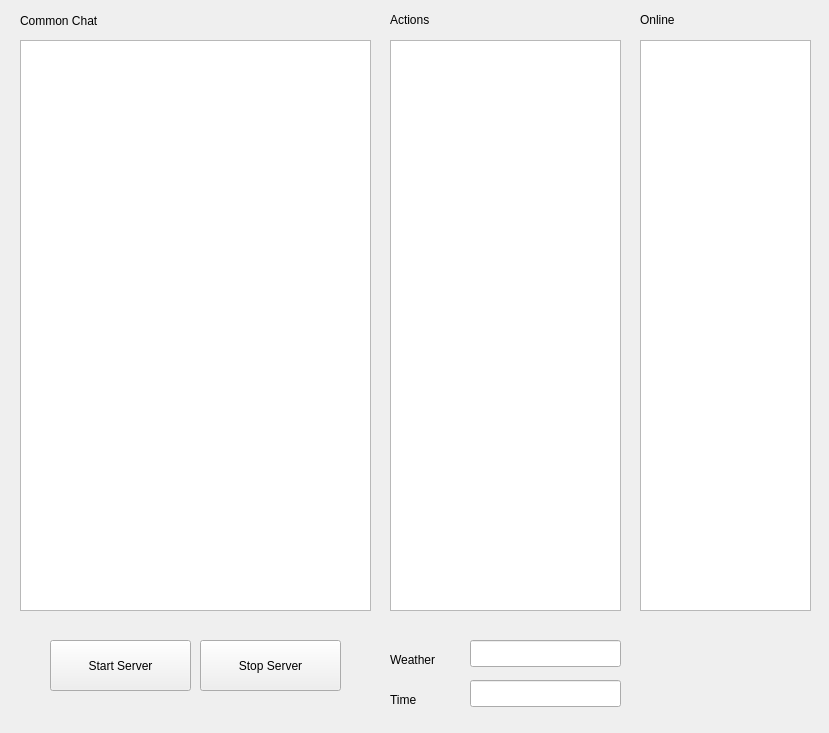
<?xml version="1.0" encoding="UTF-8"?>
<ui version="4.0">
 <class>ServerMainWindow</class>
 <widget class="QWidget" name="ServerMainWindow">
  <property name="geometry">
   <rect>
    <x>0</x>
    <y>0</y>
    <width>829</width>
    <height>733</height>
   </rect>
  </property>
  <property name="windowTitle">
   <string>Bugra Chat App Server</string>
  </property>
  <widget class="QListWidget" name="CommonChatListWidget">
   <property name="geometry">
    <rect>
     <x>20</x>
     <y>40</y>
     <width>351</width>
     <height>571</height>
    </rect>
   </property>
  </widget>
  <widget class="QListWidget" name="ActionListWidget">
   <property name="geometry">
    <rect>
     <x>390</x>
     <y>40</y>
     <width>231</width>
     <height>571</height>
    </rect>
   </property>
  </widget>
  <widget class="QListView" name="OnlineListWidget">
   <property name="geometry">
    <rect>
     <x>640</x>
     <y>40</y>
     <width>171</width>
     <height>571</height>
    </rect>
   </property>
  </widget>
  <widget class="QLabel" name="commonChatLabel">
   <property name="geometry">
    <rect>
     <x>20</x>
     <y>10</y>
     <width>101</width>
     <height>21</height>
    </rect>
   </property>
   <property name="text">
    <string>Common Chat</string>
   </property>
   <property name="textFormat">
    <enum>Qt::AutoText</enum>
   </property>
  </widget>
  <widget class="QLabel" name="OnlineLabel">
   <property name="geometry">
    <rect>
     <x>640</x>
     <y>10</y>
     <width>67</width>
     <height>19</height>
    </rect>
   </property>
   <property name="text">
    <string>Online</string>
   </property>
  </widget>
  <widget class="QLabel" name="ActionsLabel">
   <property name="geometry">
    <rect>
     <x>390</x>
     <y>10</y>
     <width>67</width>
     <height>19</height>
    </rect>
   </property>
   <property name="text">
    <string>Actions</string>
   </property>
  </widget>
  <widget class="QLabel" name="WeatherLabel">
   <property name="geometry">
    <rect>
     <x>390</x>
     <y>650</y>
     <width>67</width>
     <height>19</height>
    </rect>
   </property>
   <property name="text">
    <string>Weather</string>
   </property>
  </widget>
  <widget class="QLabel" name="TimeLabel">
   <property name="geometry">
    <rect>
     <x>390</x>
     <y>690</y>
     <width>67</width>
     <height>19</height>
    </rect>
   </property>
   <property name="text">
    <string>Time</string>
   </property>
  </widget>
  <widget class="QPushButton" name="StartServerButton">
   <property name="geometry">
    <rect>
     <x>50</x>
     <y>640</y>
     <width>141</width>
     <height>51</height>
    </rect>
   </property>
   <property name="text">
    <string>Start Server</string>
   </property>
  </widget>
  <widget class="QPushButton" name="StopServerButton">
   <property name="geometry">
    <rect>
     <x>200</x>
     <y>640</y>
     <width>141</width>
     <height>51</height>
    </rect>
   </property>
   <property name="text">
    <string>Stop Server</string>
   </property>
  </widget>
  <widget class="QLineEdit" name="WeatherLineEdit">
   <property name="geometry">
    <rect>
     <x>470</x>
     <y>640</y>
     <width>151</width>
     <height>27</height>
    </rect>
   </property>
  </widget>
  <widget class="QLineEdit" name="TimeLineEdit">
   <property name="geometry">
    <rect>
     <x>470</x>
     <y>680</y>
     <width>151</width>
     <height>27</height>
    </rect>
   </property>
  </widget>
 </widget>
 <resources/>
 <connections/>
</ui>
